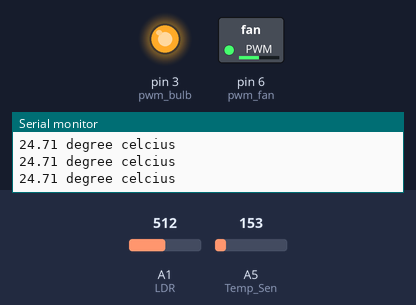
A sketch run on a simulated Arduino Uno, built with avr-gcc and run on an emulated ATmega328P. Shown: switched loads named in the sketch (green lamp = pin HIGH), output pins drawn as LEDs (lit = HIGH), the last lines printed to the serial monitor. The inputs (shaded band) are chosen by the test bench; at power-on: A5 (Temp_Sen) = 153, A1 (LDR) = 512.

Above: at 1.2 s.
1.3 s: A5 (Temp_Sen) set to 114
At 2.5 s:
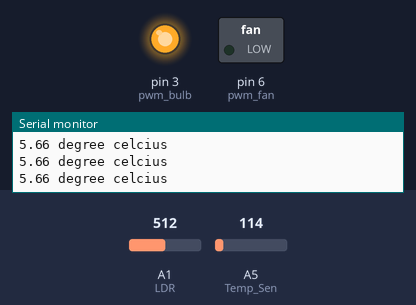
2.8 s: A1 (LDR) set to 122
At 3.2 s:
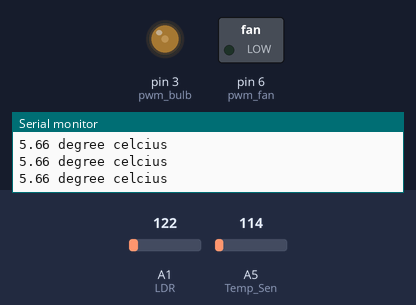
4.3 s: A5 (Temp_Sen) set to 150
At 5.5 s:
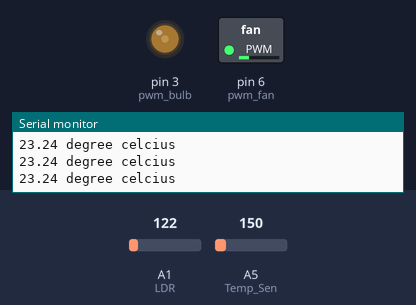
5.8 s: A1 (LDR) set to 105
At 6.5 s:
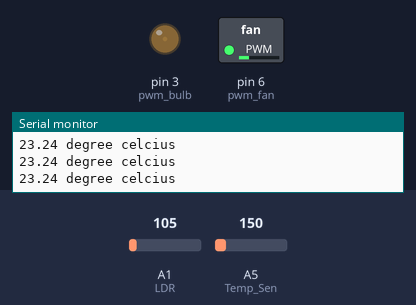
8.8 s: A1 (LDR) set to 84
At 9.6 s:
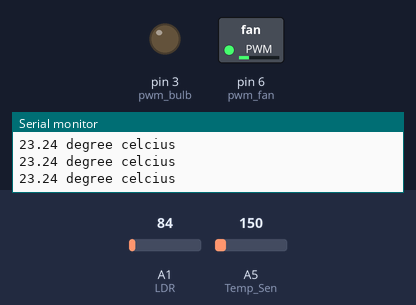
10.3 s: A5 (Temp_Sen) set to 165
At 11.1 s:
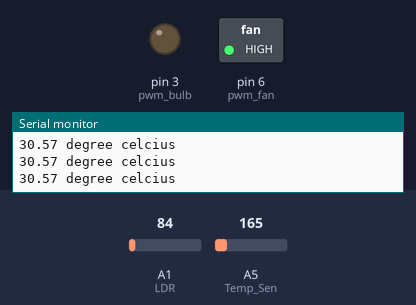
Timing chart, 0 to 12.8 s (numbered marks = the images above; inputs shaded):
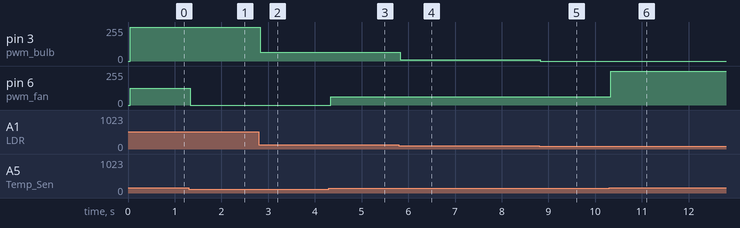

Measured:
- the behaviour switches between 139 and 140 on A5 (Temp_Sen) (found by bisection; images 2 and 3)
- after the input at 1.3 s, pin 6 (pwm_fan): 127/255 → 0/255 at once
- after the input at 2.8 s, pin 3 (pwm_bulb): 255/255 → 64/255 at once
- after the input at 4.3 s, pin 6 (pwm_fan): 0/255 → 63/255 at once
- after the input at 5.8 s, pin 3 (pwm_bulb): 64/255 → 10/255 at once
- after the input at 8.8 s, pin 3 (pwm_bulb): 10/255 → 0/255 at once
- after the input at 10.3 s, pin 6 (pwm_fan): 63/255 → 255/255 at once

The sketch:

code.ino
```cpp
// LDR and TEMPERATURE SENSOR PROJECT

// variable declaration
float LDR_val,LDR_volt;
float Temperature,temp_volt,temp_degree;

// pin declaration
#define LDR A1
#define pwm_bulb 3
#define pwm_fan 6
#define Temp_Sen A5

//setup function
void setup()
{
  pinMode(LDR, INPUT);
  pinMode(Temp_Sen, INPUT);
  Serial.begin(9600);
  pinMode(pwm_bulb, OUTPUT);
  pinMode(pwm_fan, OUTPUT);

}

// loop function
void loop()
{
  // analog value
  LDR_val = analogRead(LDR);
  Temperature = analogRead(Temp_Sen);

  //converted to digital (0-5 V)
  LDR_volt = (LDR_val*5)/1024;
  temp_volt = (Temperature*5)/1024;
  temp_degree = (temp_volt-0.5)*100;
  //Serial.println(" LDR volt ");
  //Serial.print(LDR_volt);
  Serial.println(" degree celcius");
  Serial.print(temp_degree);
  //delay(2000);

  // temperature sensor control
  analogWrite(pwm_fan,0);
  if (temp_degree>18.00)
  {
    if (temp_degree<24.00)
    {analogWrite(pwm_fan,63);}
    else if (temp_degree>=24.00 && temp_degree<27.00)
    {analogWrite(pwm_fan,127);}
    else if (temp_degree>=27.00 && temp_degree<30.00)
    {analogWrite(pwm_fan,191);}
    else if (temp_degree>=30.00)
    {analogWrite(pwm_fan,255);}

  }

  // LDR control
  analogWrite(pwm_bulb,0);
  if (LDR_volt>0.46)
  {
    if (LDR_volt<0.57)
    {analogWrite(pwm_bulb,10);}
    else if (LDR_volt>=0.57 && LDR_volt<0.79)
    {analogWrite(pwm_bulb,64);}
    else if (LDR_volt>=0.79 && LDR_volt<1.42)
    {analogWrite(pwm_bulb,127);}
    else if (LDR_volt>=1.42)
    {analogWrite(pwm_bulb,255);}

  }


 }
```
